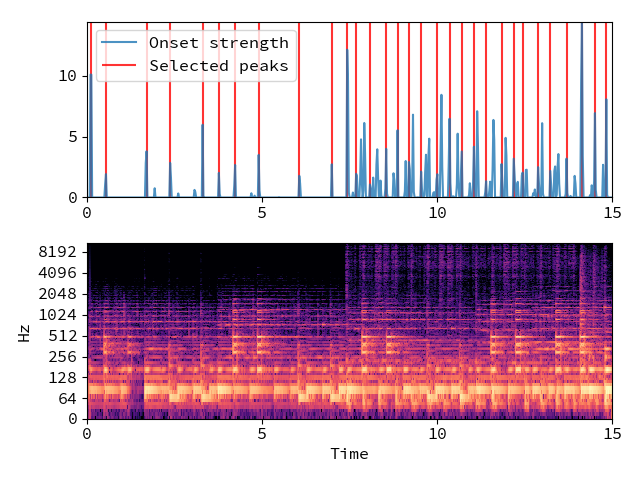

Source code (Python):
y, sr = librosa.load(librosa.util.example_audio_file(), duration=15)
onset_env = librosa.onset.onset_strength(y=y, sr=sr,
                                         hop_length=512,
                                         aggregate=np.median)
peaks = librosa.util.peak_pick(onset_env, 3, 3, 3, 5, 0.5, 10)
peaks
# array([  4,  23,  73, 102, 142, 162, 182, 211, 261, 301, 320,
# 331, 348, 368, 382, 396, 411, 431, 446, 461, 476, 491,
# 510, 525, 536, 555, 570, 590, 609, 625, 639])

import matplotlib.pyplot as plt
times = librosa.frames_to_time(np.arange(len(onset_env)),
                               sr=sr, hop_length=512)
plt.figure()
ax = plt.subplot(2, 1, 2)
D = librosa.stft(y)
librosa.display.specshow(librosa.amplitude_to_db(D, ref=np.max),
                         y_axis='log', x_axis='time')
plt.subplot(2, 1, 1, sharex=ax)
plt.plot(times, onset_env, alpha=0.8, label='Onset strength')
plt.vlines(times[peaks], 0,
           onset_env.max(), color='r', alpha=0.8,
           label='Selected peaks')
plt.legend(frameon=True, framealpha=0.8)
plt.axis('tight')
plt.tight_layout()
